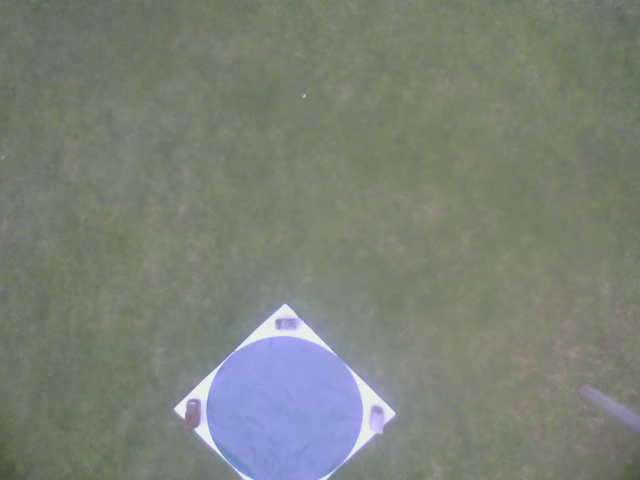
//> input picture frame 42 of square_detection/video/Sore.avi, 640 x 480 px
$ ./square-HL   (built with g++ and OpenCV 4)
//> lines starting //> are read from the running program, lines starting //| are printed output that depends on the picture; after the words box and inside, x2 and y2 are one past the last pixel; in counts of white or black regions, pixels touching at a corner belong together
#include <vector>
#include <iostream>
#include <opencv2/highgui/highgui.hpp>
#include <opencv2/core/core.hpp>
#include <opencv2/video/tracking.hpp>

using namespace cv;
using namespace std;

bool paused = false;

cv::Point2f computeIntersect(cv::Vec4i a, cv::Vec4i b)
 {
   int x1 = a[0], y1 = a[1], x2 = a[2], y2 = a[3];
   int x3 = b[0], y3 = b[1], x4 = b[2], y4 = b[3];
   if (float d = ((float)(x1-x2) * (y3-y4)) - ((y1-y2) * (x3-x4)))
   {
     cv::Point2f pt;
     pt.x = ((x1*y2 - y1*x2) * (x3-x4) - (x1-x2) * (x3*y4 - y3*x4)) / d;
     pt.y = ((x1*y2 - y1*x2) * (y3-y4) - (y1-y2) * (x3*y4 - y3*x4)) / d;
           //-10 is a threshold, the POI can be off by at most 10 pixels
           if(pt.x<min(x1,x2)-10||pt.x>max(x1,x2)+10||pt.y<min(y1,y2)-10||pt.y>max(y1,y2)+10){
                return Point2f(-1,-1);
           }
           if(pt.x<min(x3,x4)-10||pt.x>max(x3,x4)+10||pt.y<min(y3,y4)-10||pt.y>max(y3,y4)+10){
                return Point2f(-1,-1);
           }
     return pt;
   }
   else
     return cv::Point2f(-1, -1);
 }
 bool comparator(Point2f a,Point2f b){
           return a.x<b.x;
      }
 void sortCorners(std::vector<cv::Point2f>& corners, cv::Point2f center)
 {
   std::vector<cv::Point2f> top, bot;
   for (int i = 0; i < corners.size(); i++)
   {
     if (corners[i].y < center.y)
       top.push_back(corners[i]);
     else
       bot.push_back(corners[i]);
   }
      sort(top.begin(),top.end(),comparator);
      sort(bot.begin(),bot.end(),comparator);
   cv::Point2f tl = top[0];
   cv::Point2f tr = top[top.size()-1];
   cv::Point2f bl = bot[0];
   cv::Point2f br = bot[bot.size()-1];
   corners.clear();
   corners.push_back(tl);
   corners.push_back(tr);
   corners.push_back(br);
   corners.push_back(bl);
 }
int main( int argc, char** argv ){

	//VideoCapture cap("test.avi"); //capture the video from webcam
	VideoCapture cap("Sore.avi"); //capture the video from webcam

	if (!cap.isOpened()){  // if not success, exit program
		cout << "Cannot open the web cam" << endl;
		return -1;
	}

	namedWindow("Image", CV_WINDOW_NORMAL); //create a window called "Thresholded Image"
	namedWindow("Image2", CV_WINDOW_NORMAL); //create a window called "Thresholded Image"
	namedWindow("Image3", CV_WINDOW_NORMAL); //create a window called "Thresholded Image"
	Mat imageRead;//	 = imread(argv[1], CV_LOAD_IMAGE_UNCHANGED);
	bool bSuccess;

	bSuccess = cap.read(imageRead); // read a new frame from video
//> imageRead is the input picture: 480 rows x 640 cols, CV_8UC3; mean B, G, R 118.8, 129, 123.3
	if (!bSuccess){ //if not success, break loop

		cout << "Cannot read a frame from video stream" << endl;
		return -1;
	}

	while (true){

		Mat grey;

		if (!paused) {
			bSuccess = cap.read(imageRead); // read a new frame from video
			if (!bSuccess){ //if not success, break loop

				cout << "Cannot read a frame from video stream" << endl;
				break;
			}
		}

		cv::cvtColor(imageRead, grey,CV_RGB2GRAY);
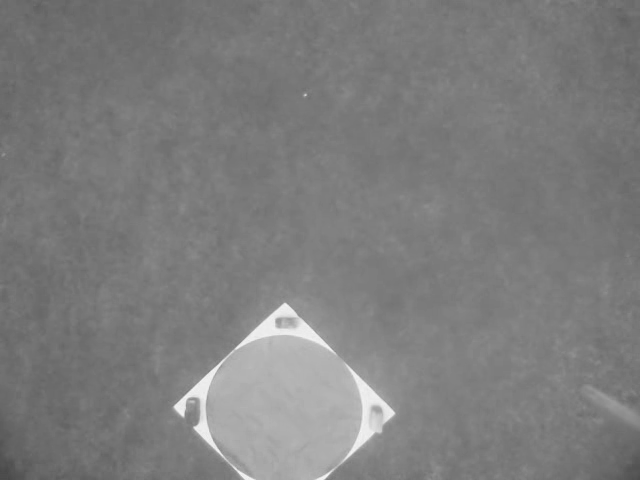
//> grey: 480 rows x 640 cols, CV_8UC1; min 73, max 245, mean 125.3
		//Apply blur to smooth edges and use adapative thresholding
		 cv::Size size(3,3);
		 cv::GaussianBlur(grey,grey,size,0);
		 adaptiveThreshold(grey, grey,255,CV_ADAPTIVE_THRESH_MEAN_C, CV_THRESH_BINARY,75,10);
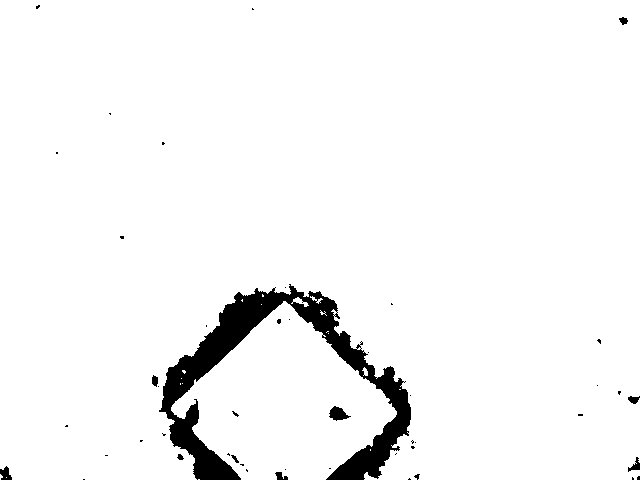
//> grey: 480 rows x 640 cols, CV_8UC1; 95.9% white; 47 black regions (37 under 20 px), largest, box (x1, y1, x2, y2) and area: (159, 284, 411, 480) 11650, (329, 406, 351, 421) 189, (0, 466, 12, 480) 107
		 //cv::bitwise_not(grey, grey);

		 Mat img2;
		cvtColor(grey,img2, CV_GRAY2RGB);

		Mat img3;
		cvtColor(grey,img3, CV_GRAY2RGB);

		 vector<Vec4i> lines;
		HoughLinesP(grey, lines, 1, CV_PI/180, 80, 100, 10);
//> lines = 847 lines (x1, y1, x2, y2), first 8: [0, 443, 443, 0], [47, 0, 526, 479], [146, 0, 625, 479], [90, 0, 569, 479], [151, 0, 630, 479], [33, 0, 512, 479], [11, 475, 486, 0], [107, 0, 586, 479]

		int* poly = new int[lines.size()];
  for(int i=0;i<lines.size();i++)poly[i] = - 1;
  int curPoly = 0;
       vector<vector<cv::Point2f> > corners;
      for (int i = 0; i < lines.size(); i++)
      {
           for (int j = i+1; j < lines.size(); j++)
           {

                cv::Point2f pt = computeIntersect(lines[i], lines[j]);
                if (pt.x >= 0 && pt.y >= 0&&pt.x<img2.size().width&&pt.y<img2.size().height){

                     if(poly[i]==-1&&poly[j] == -1){
                          vector<Point2f> v;
                          v.push_back(pt);
                          corners.push_back(v);
                          poly[i] = curPoly;
                          poly[j] = curPoly;
                          curPoly++;
                          continue;
                     }
                     if(poly[i]==-1&&poly[j]>=0){
                          corners[poly[j]].push_back(pt);
                          poly[i] = poly[j];
                          continue;
                     }
                     if(poly[i]>=0&&poly[j]==-1){
                          corners[poly[i]].push_back(pt);
                          poly[j] = poly[i];
                          continue;
                     }
                     if(poly[i]>=0&&poly[j]>=0){
                          if(poly[i]==poly[j]){
                               corners[poly[i]].push_back(pt);
                               continue;
                          }

                          for(int k=0;k<corners[poly[j]].size();k++){
                               corners[poly[i]].push_back(corners[poly[j]][k]);
                          }

                          corners[poly[j]].clear();
                          poly[j] = poly[i];
                          continue;
                     }
                }
           }
      }
//> this loop made 847 passes
//> curPoly on passes 1 to 3: 1, 1, 1
//> after the loop, corners = 9 point lists; curPoly = 9

      for(int i=0;i<corners.size();i++){
           cv::Point2f center(0,0);
           if(corners[i].size()<4)continue;
           for(int j=0;j<corners[i].size();j++){
                center += corners[i][j];
           }
           center *= (1. / corners[i].size());
           sortCorners(corners[i], center);
      }
//> this loop made 9 passes
//> (center, tl in sortCorners, tr in sortCorners) on passes 1, 9: (Point(225.8, 347), Point(0, 77), Point(486, 0)), (Point(604.2, 57.75), Point(531, 0.0283), Point(634.1, 2.87))

      for(int i=0;i<corners.size();i++){
           if(corners[i].size()<4)continue;
           Rect r = boundingRect(corners[i]);
           if(r.area()<50000)continue;
           cout<<r.area()<<endl;
           // Define the destination image
           cv::Mat quad = cv::Mat::zeros(r.height, r.width, CV_8UC3);
           // Corners of the destination image
           std::vector<cv::Point2f> quad_pts;
           quad_pts.push_back(cv::Point2f(0, 0));
           quad_pts.push_back(cv::Point2f(quad.cols, 0));
           quad_pts.push_back(cv::Point2f(quad.cols, quad.rows));
           quad_pts.push_back(cv::Point2f(0, quad.rows));
           // Get transformation matrix
           cv::Mat transmtx = cv::getPerspectiveTransform(corners[i], quad_pts);
           // Apply perspective transformation
           cv::warpPerspective(img3, quad, transmtx, quad.size());
           stringstream ss;
           ss<<i<<".jpg";
           imshow(ss.str(), quad);
      }
//> this loop made 9 passes
//> r on passes 1, 9: Rect(0, 0, 636, 468), Rect(531, 0, 109, 114)
//| 297648
//> pass 1, `cv::warpPerspective(img3, quad, transmtx, quad.size());`:
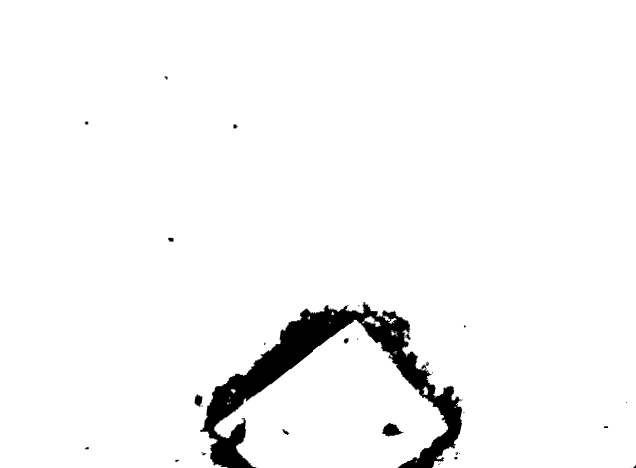
//> quad: 468 rows x 636 cols, CV_8UC3; min 0, max 255, mean 246

		imshow("Image", grey );
		imshow("Image2", img2 );
		imshow("Image3", img3 );

		 char c = (char)waitKey(30); //wait for key press for 30ms
//> the Esc key is pressed

        if (c == 27) // ascii of esc
        {
            cout << "esc key is pressed by user" << endl;
            break;
        }
        else if (c == 'p') paused = !paused;
	}

	return 0;
}

$ run again, starting later in the video
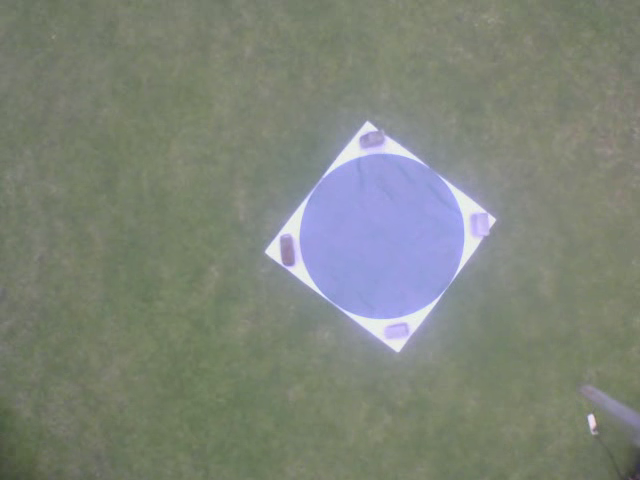
//> input picture frame 192 of square_detection/video/Sore.avi, 640 x 480 px
//> imageRead is the input picture: 480 rows x 640 cols, CV_8UC3; mean B, G, R 121.3, 132.1, 126
//> `adaptiveThreshold(grey, grey,255,CV_ADAPTIVE_THRESH_MEAN_C, CV_THRESH_..`:
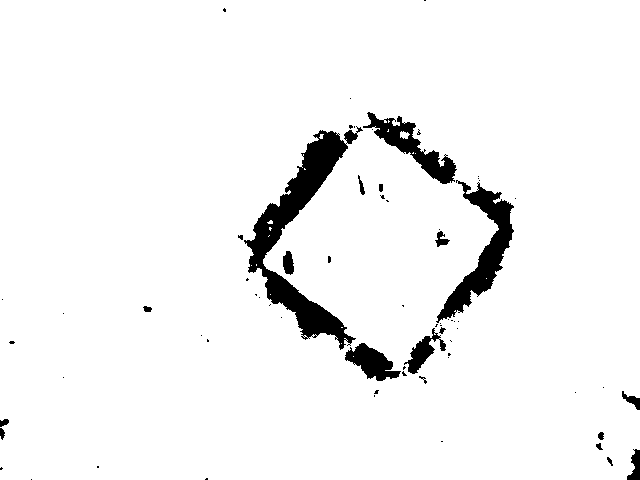
//> grey: 480 rows x 640 cols, CV_8UC1; 95.2% white; 69 black regions (50 under 20 px), largest, box (x1, y1, x2, y2) and area: (244, 126, 363, 350) 6516, (436, 180, 514, 323) 3180, (363, 112, 457, 184) 1908
//> lines = 859 lines (x1, y1, x2, y2), first 8: [91, 0, 284, 193], [2, 467, 302, 167], [0, 467, 301, 166], [470, 298, 631, 459], [62, 479, 541, 0], [66, 479, 545, 0], [343, 322, 639, 26], [0, 4, 254, 224]
//> the loop `for (int i = 0; i < lines.size(); i++)` made 859 passes
//> curPoly on passes 1 to 3: 1, 1, 1
//> after the loop `for (int i = 0; i < lines.size(); i++)`: corners = 7 point lists; curPoly = 7
//> the loop `for(int i=0;i<corners.size();i++)` made 7 passes
//> (center, tl in sortCorners, tr in sortCorners) on passes 1, 5: (Point(246.8, 221.4), Point(0, 106), Point(613.7, 21.29)), (Point(563.3, 158.4), Point(567.7, 152), Point(622.3, 101.2))
//> the loop `for(int i=0;i<corners.size();i++)` made 7 passes
//> r on passes 1, 5: Rect(0, 21, 638, 452), Rect(516, 101, 107, 114)
//> (printed output is left out)
//> pass 1, `cv::warpPerspective(img3, quad, transmtx, quad.size());`:
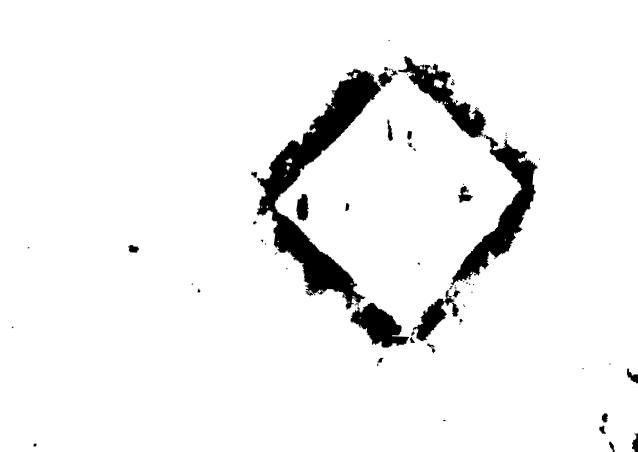
//> quad: 452 rows x 638 cols, CV_8UC3; min 0, max 255, mean 240.8

$ run again, starting later in the video
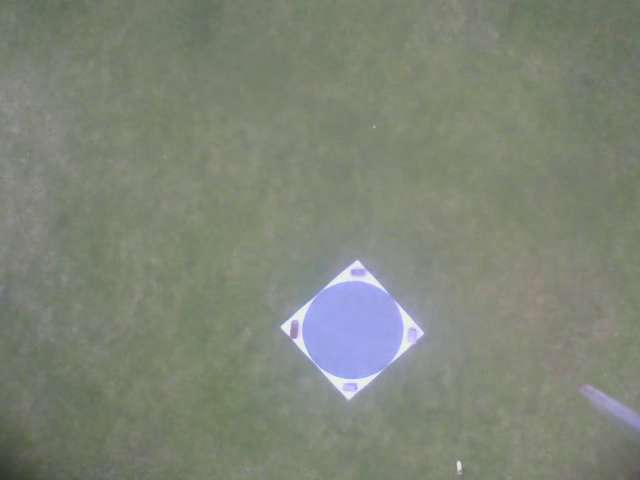
//> input picture frame 341 of square_detection/video/Sore.avi, 640 x 480 px
//> imageRead is the input picture: 480 rows x 640 cols, CV_8UC3; mean B, G, R 118.7, 132.5, 126.7
//> `adaptiveThreshold(grey, grey,255,CV_ADAPTIVE_THRESH_MEAN_C, CV_THRESH_..`:
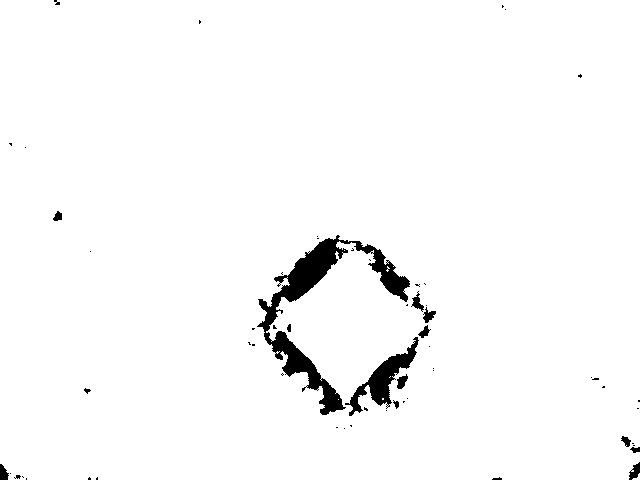
//> grey: 480 rows x 640 cols, CV_8UC1; 97.5% white; 60 black regions (45 under 20 px), largest, box (x1, y1, x2, y2) and area: (257, 235, 410, 415) 5114, (345, 337, 419, 416) 1486, (629, 462, 640, 480) 116
//> lines = 740 lines (x1, y1, x2, y2), first 8: [93, 0, 572, 479], [91, 0, 570, 479], [298, 348, 639, 7], [10, 479, 489, 0], [157, 479, 636, 0], [128, 479, 607, 0], [0, 463, 463, 0], [65, 479, 544, 0]
//> after the loop `for (int i = 0; i < lines.size(); i++)`: corners = 1 point lists; curPoly = 1
//> the loop `for(int i=0;i<corners.size();i++)` made 1 pass
//> (center, tl in sortCorners, tr in sortCorners) on pass 1: (Point(335.2, 284.9), Point(0.163, 105.8), Point(375.5, 282.5))
//> the loop `for(int i=0;i<corners.size();i++)` made 1 pass
//> r on pass 1: Rect(0, 105, 640, 375)
//> (printed output is left out)
//> pass 1, `cv::warpPerspective(img3, quad, transmtx, quad.size());`:
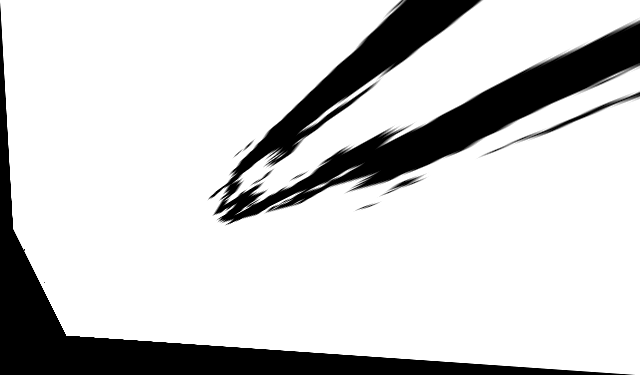
//> quad: 375 rows x 640 cols, CV_8UC3; min 0, max 255, mean 207.2
